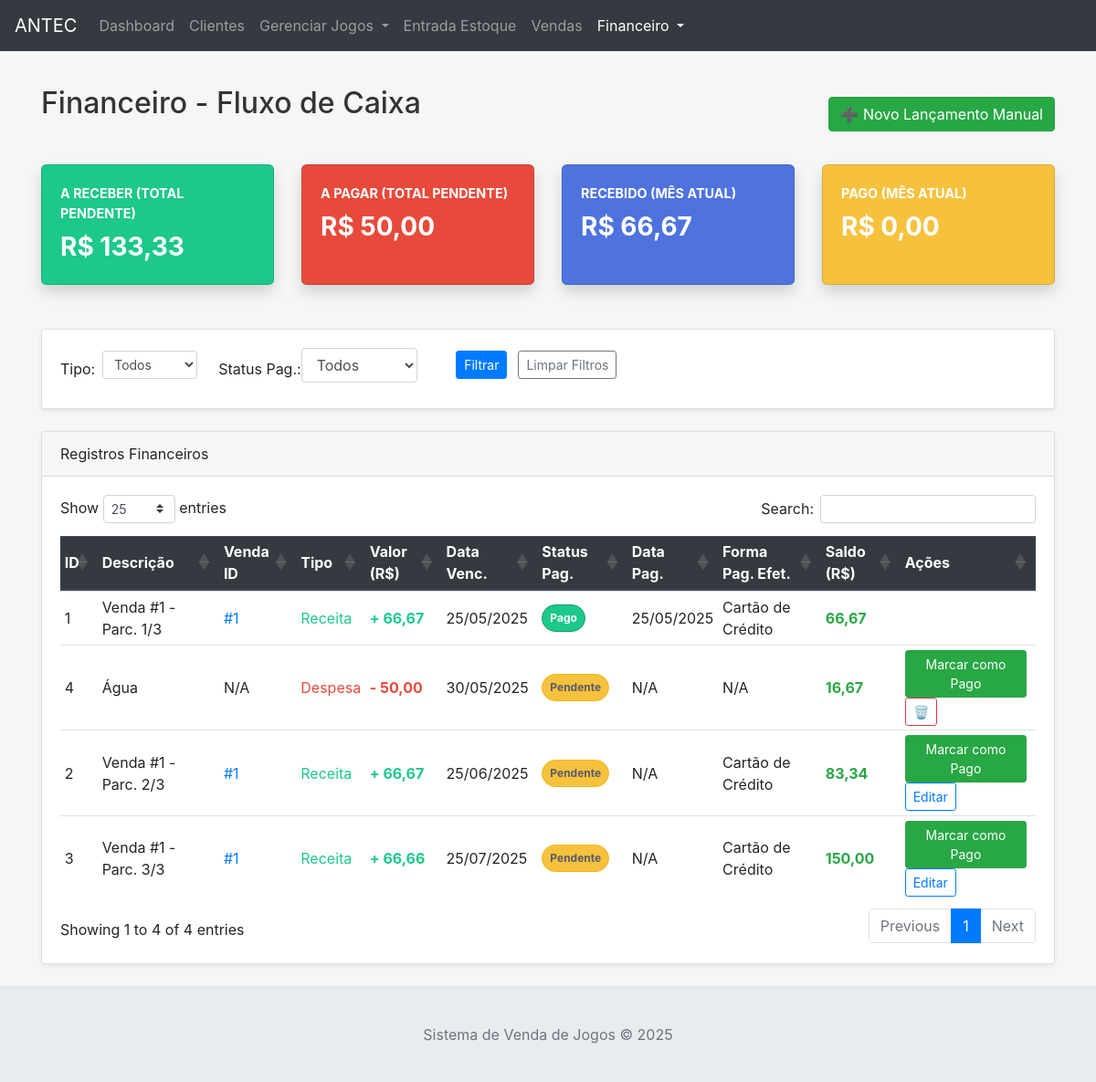
Before: /financeiro with the older database file.
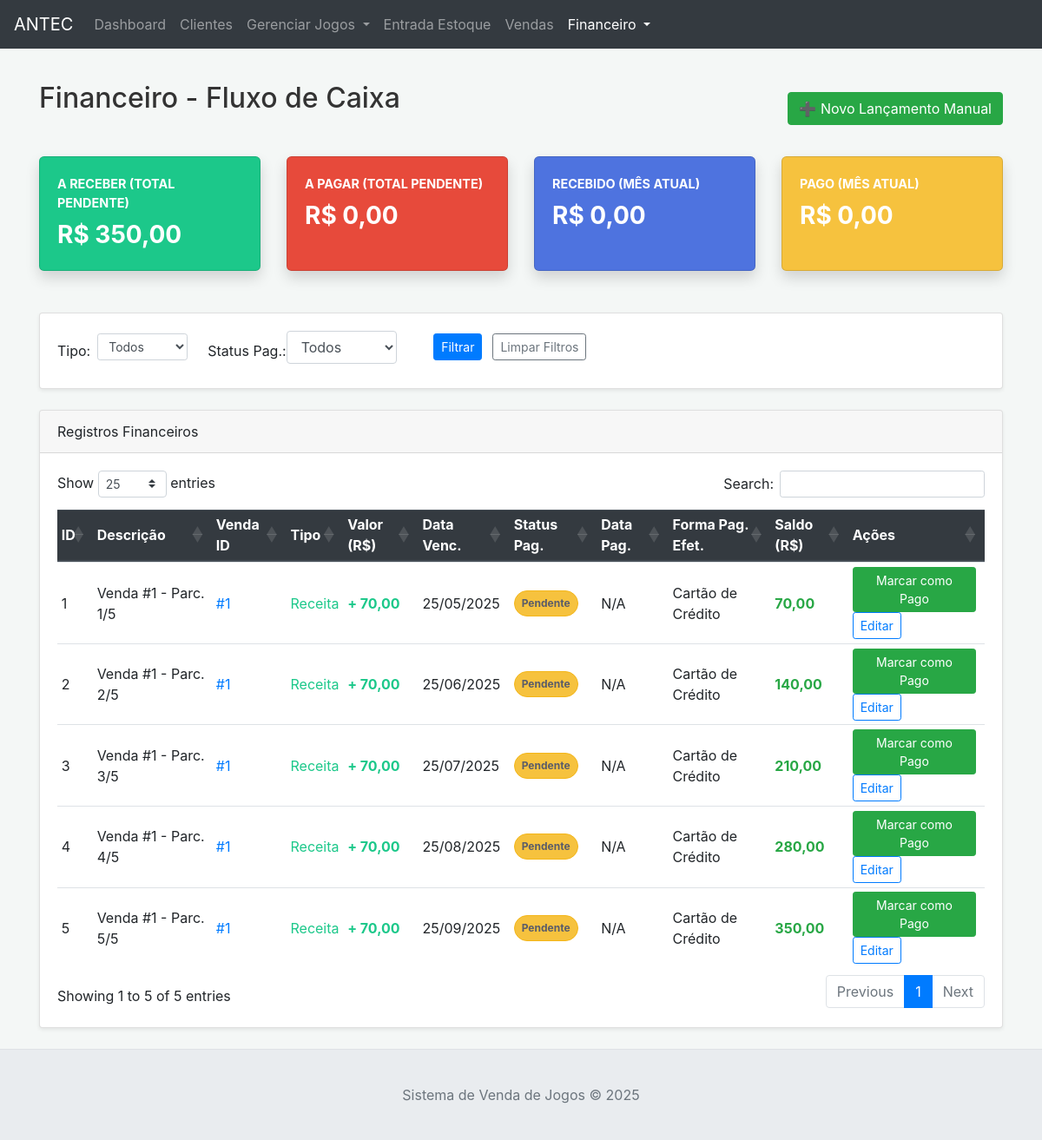
After: the same page with the newer database file.
### tables this page shows
CREATE TABLE lancamentos_financeiros (
                id INTEGER PRIMARY KEY AUTOINCREMENT,
                venda_id INTEGER,
                descricao TEXT NOT NULL,
                tipo TEXT NOT NULL CHECK(tipo IN ('Receita', 'Despesa')),
                valor REAL NOT NULL,
                numero_parcela_atual INTEGER DEFAULT 1,
                total_parcelas INTEGER DEFAULT 1,
                data_vencimento DATE NOT NULL,
                status_pagamento TEXT DEFAULT 'Pendente' CHECK(status_pagamento IN ('Pendente', 'Pago', 'Vencido', 'Cancelado')),
                forma_pagamento_efetiva TEXT,
                observacao TEXT,
                data_lancamento DATETIME DEFAULT CURRENT_TIMESTAMP,
                data_pagamento DATE,
                FOREIGN KEY (venda_id) REFERENCES vendas (id) ON DELETE SET NULL
            );

### app.py (the view)
@app.route('/financeiro', methods=['GET'])
def financeiro_lista():
    try:
        filtro_status = request.args.get('filtro_status', None)
        filtro_tipo = request.args.get('filtro_tipo', None)
        lancamentos_rows = db_manager.get_all_lancamentos_financeiros(
            filtro_status=filtro_status if filtro_status and filtro_status != "Todos" else None,
            filtro_tipo=filtro_tipo if filtro_tipo and filtro_tipo != "Todos" else None
        )
        saldo_acumulado = Decimal('0.00')
        lancamentos_com_saldo = []
        if lancamentos_rows: # Verifica se lancamentos_rows não é None
            for lanc_row in lancamentos_rows:
                lanc = dict(lanc_row)
                valor = Decimal(str(lanc['valor']))
                if lanc['tipo'] == 'Receita': saldo_acumulado += valor
                elif lanc['tipo'] == 'Despesa': saldo_acumulado -= valor
                lanc['saldo_acumulado'] = saldo_acumulado
                lancamentos_com_saldo.append(lanc)
        stats = db_manager.get_dashboard_stats()
        stats['a_receber_total'] = Decimal(stats.get('a_receber_total') if stats.get('a_receber_total') is not None else 0.0)
        stats['a_pagar_total'] = Decimal(stats.get('a_pagar_total') if stats.get('a_pagar_total') is not None else 0.0)
        stats['recebido_mes_atual'] = Decimal(stats.get('recebido_mes_atual') if stats.get('recebido_mes_atual') is not None else 0.0)
        stats['pago_mes_atual'] = Decimal(stats.get('pago_mes_atual') if stats.get('pago_mes_atual') is not None else 0.0)
    except Exception as e:
        flash(f"Erro ao carregar lançamentos financeiros: {e}", "danger")
        lancamentos_com_saldo = []
        stats = {
            'a_receber_total': Decimal('0.00'), 'a_pagar_total': Decimal('0.00'),
            'recebido_mes_atual': Decimal('0.00'), 'pago_mes_atual': Decimal('0.00')
        }
    return render_template('financeiro.html',
                           lancamentos=lancamentos_com_saldo,
                           stats=stats,
                           filtro_status_atual=filtro_status,
                           filtro_tipo_atual=filtro_tipo)

### app.py (called while the page is built)
def format_datetime_for_display(dt_str):
    if not dt_str: return "N/A"
    try:
        if isinstance(dt_str, (datetime.datetime, datetime.date)):
            return dt_str.strftime('%d/%m/%Y %H:%M') if isinstance(dt_str, datetime.datetime) else dt_str.strftime('%d/%m/%Y')
        dt_str_cleaned = str(dt_str).replace('Z', '')
        if 'T' in dt_str_cleaned: dt_obj = datetime.datetime.fromisoformat(dt_str_cleaned); return dt_obj.strftime('%d/%m/%Y %H:%M')
        elif ' ' in dt_str_cleaned: dt_obj = datetime.datetime.strptime(dt_str_cleaned, '%Y-%m-%d %H:%M:%S'); return dt_obj.strftime('%d/%m/%Y %H:%M')
        else: dt_obj = datetime.datetime.strptime(dt_str_cleaned, '%Y-%m-%d'); return dt_obj.strftime('%d/%m/%Y')
    except (ValueError, TypeError): return str(dt_str)

@app.context_processor
def inject_now(): return {'now': datetime.datetime.now()}

### database.py (called while the page is built)
    def _get_connection(self):
        conn = sqlite3.connect(self.db_name)
        conn.row_factory = sqlite3.Row # Permite acessar colunas por nome
        return conn

### templates/financeiro.html (shortened to what the changed rows need)
{% extends "base.html" %}
{% block content %}
<div class="d-flex justify-content-between align-items-center mb-4">
    <h2>Financeiro - Fluxo de Caixa</h2>
</div>
<div class="row mb-4">
    <div class="col-xl-3 col-md-6 mb-4">
        <div class="card card-a-receber shadow h-100 card-financeiro">
            <div class="card-body">
                <div class="stat-title">A Receber (Total Pendente)</div>
                <div class="stat-value">R$ {{ "%.2f"|format(stats.a_receber_total if stats else 0.0)|replace('.', ',') }}</div>
            </div>
        </div>
    </div>
    <div class="col-xl-3 col-md-6 mb-4">
        <div class="card card-a-pagar shadow h-100 card-financeiro">
            <div class="card-body">
                <div class="stat-title">A Pagar (Total Pendente)</div>
                <div class="stat-value">R$ {{ "%.2f"|format(stats.a_pagar_total if stats else 0.0)|replace('.', ',') }}</div>
            </div>
        </div>
    </div>
    <div class="col-xl-3 col-md-6 mb-4">
        <div class="card card-recebido-mes shadow h-100 card-financeiro">
            <div class="card-body">
                <div class="stat-title">Recebido (Mês Atual)</div>
                <div class="stat-value">R$ {{ "%.2f"|format(stats.recebido_mes_atual if stats else 0.0)|replace('.', ',') }}</div>
            </div>
        </div>
    </div>
</div>
<div class="card shadow-sm">
    <div class="card-body">
        {% if lancamentos %}
        <div class="table-responsive">
            <table class="table table-hover table-sm datatable-financeiro table-financeiro" id="tabelaLancamentos">
                <thead class="thead-dark">
                    <tr>
                        <th>ID</th>
                        <th>Descrição</th>
                        <th>Venda ID</th>
                        <th>Tipo</th>
                        <th>Valor (R$)</th>
                        <th>Data Venc.</th>
                        <th>Status Pag.</th>
                        <th>Data Pag.</th>
                        <th>Forma Pag. Efet.</th>
                        <th>Saldo (R$)</th>
                        <th>Ações</th>
                    </tr>
                </thead>
                <tbody>
                    {% for lanc in lancamentos %}
                    <tr>
                        <td>{{ lanc.id }}</td>
                        <td>{{ lanc.descricao }}</td>
                        <td>{% if lanc.venda_id %}<a href="{{ url_for('view_venda_page', venda_id=lanc.venda_id) }}" title="Ver Venda">#{{ lanc.venda_id }}</a>{% else %}N/A{% endif %}</td>
                        <td class="{{ 'text-receita' if lanc.tipo == 'Receita' else 'text-despesa' }}">{{ lanc.tipo }}</td>
                        <td class="{{ 'text-receita' if lanc.tipo == 'Receita' else 'text-despesa' }} font-weight-bold">
                            {{ "+ " if lanc.tipo == 'Receita' else "- " }}
                            {{ "%.2f"|format(lanc.valor)|replace('.', ',') }}
                        </td>
                        <td>{{ lanc.data_vencimento | date_input | datetime_display }}</td>
                        <td>
                            <span class="badge badge-pill p-2 {% if lanc.status_pagamento == 'Recebido' %}status-recebido{% else %}status-{{ lanc.status_pagamento.replace('í', 'i').replace('ú', 'u').replace('ç', 'c') }}{% endif %}">{{ lanc.status_pagamento }}</span>
                        </td>
                        <td>{{ lanc.data_pagamento | date_input | datetime_display if lanc.data_pagamento else 'N/A' }}</td>
                        <td>{{ lanc.forma_pagamento_efetiva or 'N/A' }}</td>
                        <td class="font-weight-bold {{ 'text-success' if (lanc.saldo_acumulado or 0) >= 0 else 'text-danger' }}">
                            {{ "%.2f"|format(lanc.saldo_acumulado|default(0.0))|replace('.', ',') }}
                        </td>
                        <td class="action-buttons">
                            {% if lanc.status_pagamento == 'Pendente' or lanc.status_pagamento == 'Vencido' %}
                                <button type="button" class="btn btn-success btn-sm" data-toggle="modal" data-target="#marcarPagoModal" data-lancamento-id="{{ lanc.id }}" data-lancamento-valor="{{ lanc.valor }}">
                                    Marcar como Pago
                                </button>
                            {% endif %}
                            {% if lanc.venda_id and lanc.status_pagamento not in ['Pago', 'Recebido'] %}
                                <button type="button" class="btn btn-sm btn-outline-primary" data-toggle="modal" data-target="#editarLancamentoModal" data-lancamento-id="{{ lanc.id }}">
                                    Editar
                                </button>
                            {% endif %}
                            {% if not lanc.venda_id %}
                                <form action="{{ url_for('financeiro_lancamento_excluir', lancamento_id=lanc.id) }}" method="POST" style="display:inline;" onsubmit="return confirm('Tem certeza que deseja excluir este lançamento manual?');">
                                    <button type="submit" class="btn btn-sm btn-outline-danger" title="Excluir Lançamento Manual">🗑️</button>
                                </form>
                            {% endif %}
                        </td>
                    </tr>
                    {% endfor %}
                </tbody>
            </table>
        </div>
        {% else %}
        <div class="alert alert-info">Nenhum lançamento financeiro encontrado para os filtros aplicados.</div>
        {% endif %}
    </div>
</div>
{% endblock %}

Changed rows visible on the page:
changed lancamentos_financeiros id 1: descricao "Venda #1 - Parc. 1/3" → "Venda #1 - Parc. 1/5"; valor "66,67" → "70,00"; status_pagamento "Pago" → "Pendente"; data_pagamento "25/05/2025" → "N/A"; saldo_acumulado "66,67" → "70,00"; now shows "Marcar como Pago Editar"
changed lancamentos_financeiros id 2: descricao "Venda #1 - Parc. 2/3" → "Venda #1 - Parc. 2/5"; valor "66,67" → "70,00"; saldo_acumulado "83,34" → "140,00"
changed lancamentos_financeiros id 3: descricao "Venda #1 - Parc. 3/3" → "Venda #1 - Parc. 3/5"; valor "66,66" → "70,00"; saldo_acumulado "150,00" → "210,00"
changed lancamentos_financeiros id 4: descricao "Água" → "Venda #1 - Parc. 4/5"; venda_id (not shown) → "1"; tipo "Despesa" → "Receita"; tipo "-" → "+"; valor "50,00" → "70,00"; data_vencimento "30/05/2025" → "25/08/2025"; forma_pagamento_efetiva "N/A" → "Cartão de Crédito"; saldo_acumulado "16,67" → "280,00"; no longer shows "N/A 🗑️"; moves down the list
added lancamentos_financeiros: id "5", descricao "Venda #1 - Parc. 5/5", venda_id "1", tipo "Receita", tipo "+", valor "70,00", data_vencimento "25/09/2025", status_pagamento "Pendente", data_pagamento "N/A", forma_pagamento_efetiva "Cartão de Crédito", saldo_acumulado "350,00"
Other visible differences:
{{ "%.2f"|format(stats.a_pagar_total if stats else 0.0)|replace('.', ',') }}: "50,00" → "0,00"
text written by a page script: "Show entries Search: Showing 1 to 4 of 4 entries Previous 1 Next" → "Show entries Search: Showing 1 to 5 of 5 entries Previous 1 Next"
text no longer shown: "133,33 66,67"
text now shown: "350,00 0,00"
